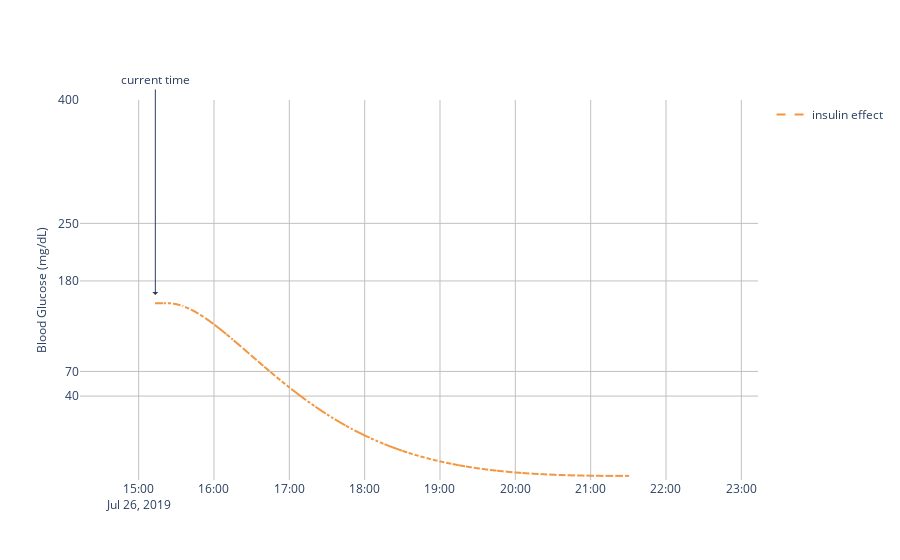

The notebook cell this image was saved under:
### Markdown cell above
## Insulin Effect

### Code cell
insulin_predicted_glucose_dates, insulin_predicted_glucose_values = predict_glucose(
     starting_date, starting_glucose,
     insulin_effect_dates=recommendations.get("insulin_effect_dates"),
     insulin_effect_values=recommendations.get("insulin_effect_values")
)

insulin_effect_trace = go.Scattergl(
    name="insulin effect",
    x=insulin_predicted_glucose_dates,
    y=insulin_predicted_glucose_values,
    hoverinfo="y+name",
    mode='lines',
    line=dict(
        color="#f29741",
        dash="dash",
    )
)

fig = go.Figure(data=[insulin_effect_trace], layout=layout)
fig.update_layout(yaxis=dict(range=[
    min(0, min(insulin_predicted_glucose_values)-5),
    max(400, max(insulin_predicted_glucose_values)+5)
]))

fig
